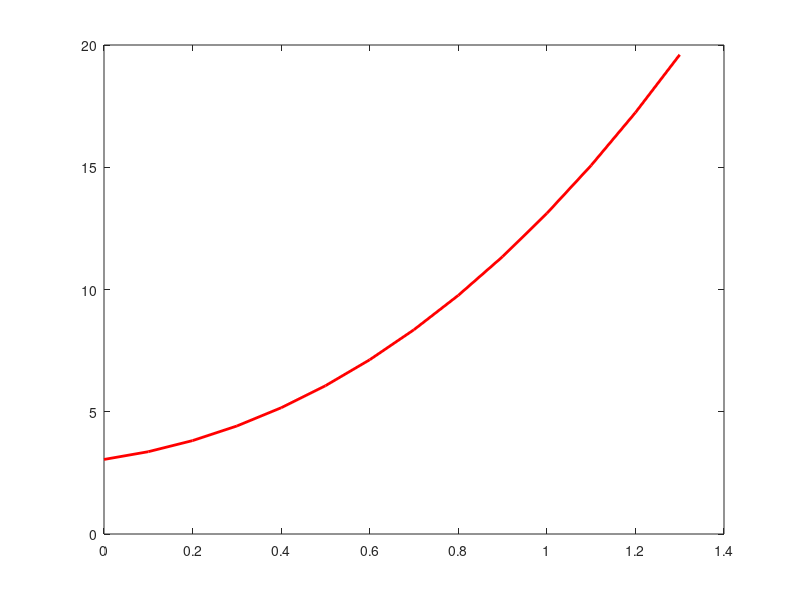

The MATLAB source for this figure:
x=0:0.1:1;
y=[3.1,3.27,3.81,4.5,5.18,6,7.05,8.56,9.69,11.25,13.17];
plot(x,y);
t=0:0.1:1.3;
p3=polyfit(x,y,3);
s=polyval(p3,t);
plot(t,s,'r-','linewidth',2);


